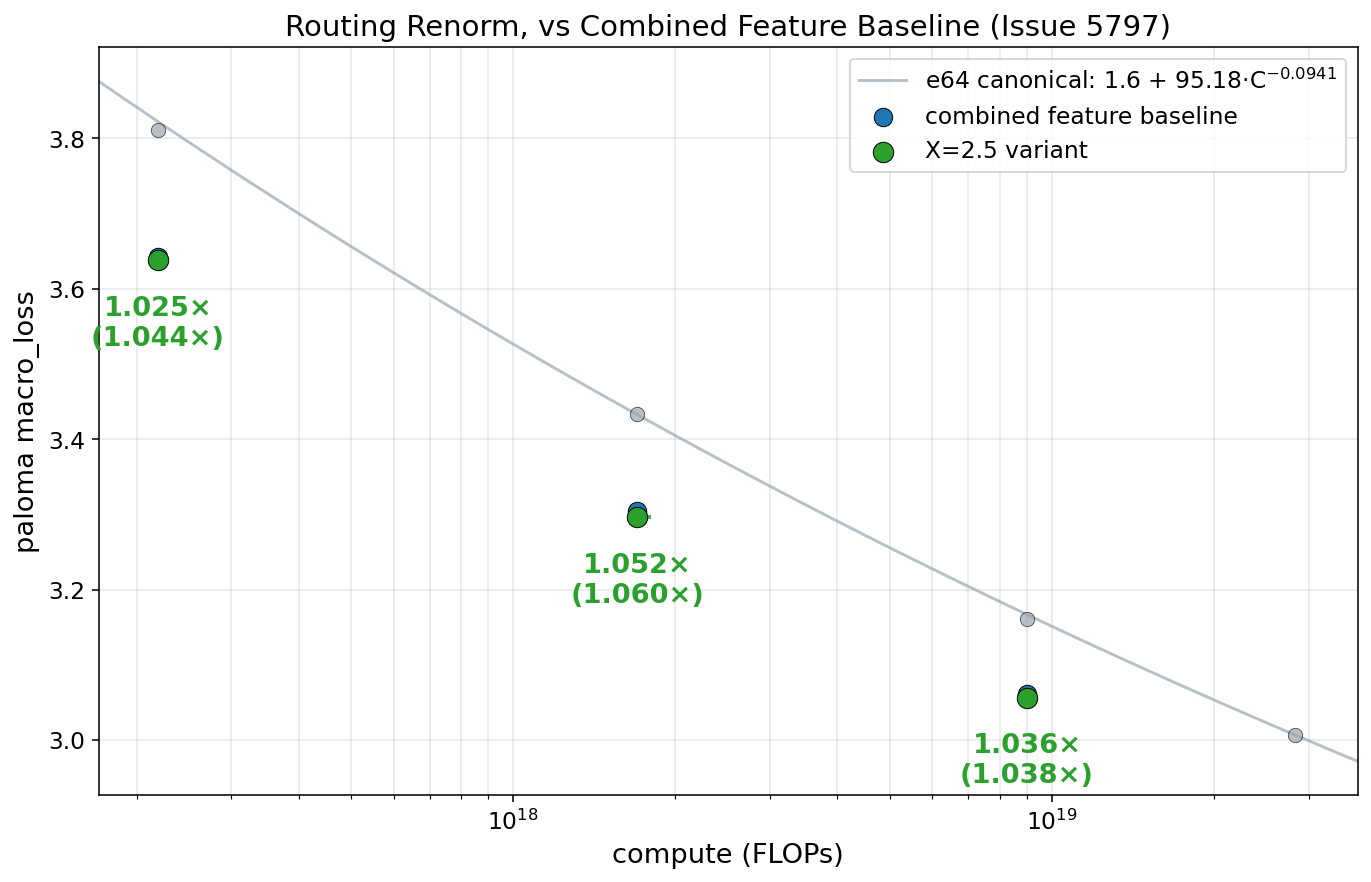

Write Python code to recreate this figure.
"""Routing Renorm X=2.5 speedup vs combined-feature baseline (Issue 5797), at d512/d768/d1024."""

import os

import matplotlib.pyplot as plt
import numpy as np

L_inf = 1.6
A_canon = 95.18
alpha = 0.0941

# Canonical e64 v16 baseline curve points (for reference).
canon_baselines = [
    (2.19e17, 3.8104, "d512"),
    (1.70e18, 3.4339, "d768"),
    (9.00e18, 3.1605, "d1024"),
    (2.83e19, 3.0065, "d1280"),
]

# 1pct-noclip baselines at d512/d768/d1024 (the actual baseline this comparison uses).
noclip_baselines = [
    (2.19e17, 3.6427, 328_207, "d512"),
    (1.70e18, 3.3040, 231_556, "d768"),
    (9.00e18, 3.0610, 153_848, "d1024"),
]

# Routing-renorm X=2.5 variant at the same scales, from the issue table.
# (compute, new_loss, var_tps, effective, eq_tps)
variant_x25 = [
    (2.19e17, 3.6380, 334_455, 1.044, 1.025),
    (1.70e18, 3.2959, 233_340, 1.060, 1.052),
    (9.00e18, 3.0562, 154_244, 1.038, 1.036),
]

plt.rcParams.update({"font.size": 13})
fig, ax = plt.subplots(figsize=(10, 6.5))

x_lo, x_hi = 1.7e17, 3.7e19
c_grid = np.geomspace(x_lo, x_hi, 200)
loss_grid = L_inf + A_canon * c_grid ** (-alpha)
ax.plot(c_grid, loss_grid, "-", color="#9aa6b0", lw=1.5, alpha=0.7,
        label=f"e64 canonical: 1.6 + {A_canon}·C$^{{-{alpha:.4f}}}$")
ax.scatter([b[0] for b in canon_baselines], [b[1] for b in canon_baselines],
           s=55, color="#9aa6b0", edgecolors="black", lw=0.4, alpha=0.7, zorder=3)

# 1pct-noclip baseline points
ax.scatter([b[0] for b in noclip_baselines], [b[1] for b in noclip_baselines],
           s=90, color="#1f77b4", edgecolors="black", lw=0.5, zorder=4,
           label="combined feature baseline")

# Variant points + per-point speedup labels.
color = "#2ca02c"
for compute, loss, _var_tps, effective, eq_tps in variant_x25:
    # Horizontal segment length: (compute, loss) → (compute * eq_tps, loss).
    ax.plot([compute, compute * eq_tps], [loss, loss], color=color, lw=2, alpha=0.85, zorder=4)
    ax.scatter([compute], [loss], s=110, color=color, edgecolors="black", lw=0.5, zorder=5,
               label="X=2.5 variant" if compute == variant_x25[0][0] else None)
    ax.annotate(
        f"{eq_tps:.3f}×\n({effective:.3f}×)",
        xy=(compute, loss),
        xytext=(0, -18),
        textcoords="offset points",
        fontsize=14,
        color=color,
        ha="center",
        va="top",
        fontweight="bold",
    )

ax.set_xscale("log")
ax.set_xlim(x_lo, x_hi)
ax.set_xlabel("compute (FLOPs)", fontsize=14)
ax.set_ylabel("paloma macro_loss", fontsize=14)
ax.tick_params(axis="both", labelsize=12)
ax.grid(True, which="both", alpha=0.3)
ax.legend(loc="upper right", fontsize=12)
ax.set_title("Routing Renorm, vs Combined Feature Baseline (Issue 5797)", fontsize=15)

fig.tight_layout()
out = os.path.join(os.path.dirname(os.path.abspath(__file__)), "routing_renorm_x25_speedup.png")
fig.savefig(out, dpi=140, bbox_inches="tight")
print(f"wrote {out}")
